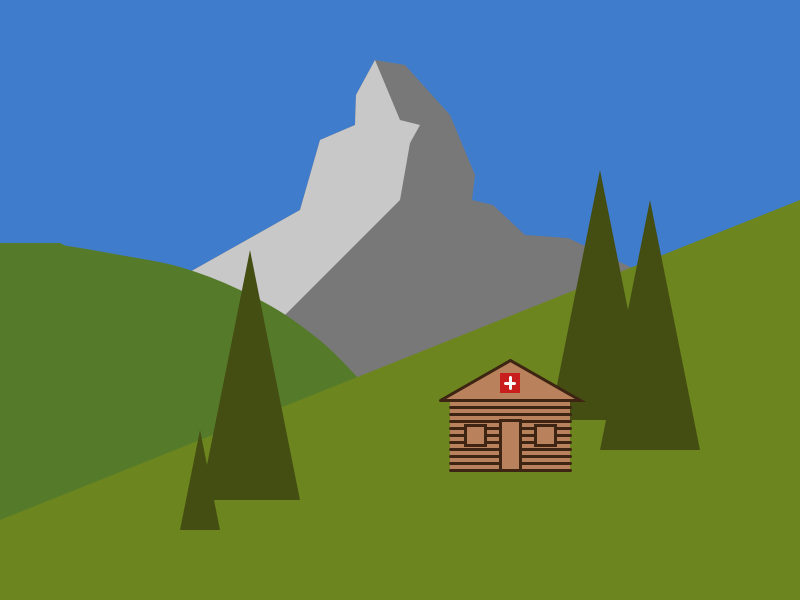
Frame 1 (no input)
Frame 60 (the mouse pressed at the canvas centre just before this capture): identical to frame 1, image omitted
Frame 120 (the mouse held since frame 60 and released just before this capture): identical to frame 1, image omitted

The Processing sketch that drew this single still picture (run headless with seeded random() and noise(); from frame 60 on, the mouse is pressed at the canvas centre):

// Processing sketch: processing_181568
// ── processing_181568.pde

void setup() {
  size(800,600);
}

void draw(){
  background(63,124,204);
  //Materhorn
  noStroke();
  strokeWeight(3);
  fill(120,120,120);
  beginShape();//maternorn outline
  vertex(140,300);
  vertex(300,210);
  vertex(320,140);
  vertex(355,125);
  vertex(356,95);
  vertex(375,60);//tip
  vertex(405,65);
  vertex(450,115);
  vertex(475,175);
  vertex(472,200);
  vertex(493,205);
  vertex(525,235);
  vertex(568,238);
  vertex(680,290);
  vertex(680,500);
  vertex(140,500);
  endShape();
  fill(200,200,200);
  beginShape();//materhorn shadow
  vertex(375,60);
  vertex(400,120);
  vertex(420,125);
  vertex(410,143);
  vertex(400,200);
  vertex(200,400);
  vertex(140,300);
  vertex(300,210);
  vertex(320,140);
  vertex(355,125);
  vertex(356,95);
  endShape();
  fill(85,123,42);
  beginShape();//mid hill
  curveVertex(0,240);
  curveVertex(60,245);
  curveVertex(120,255);
  curveVertex(180,267);
  curveVertex(240,290);
  curveVertex(300,325);
  curveVertex(360,380);
  curveVertex(500,540);
  curveVertex(0,240);
  endShape();
  beginShape();
  vertex(0,243);
  vertex(60,243);
  vertex(400,420);
  vertex(0,600);
  endShape();
  strokeWeight(3);
  fill(108,133,31);
  beginShape();//foreground
  vertex(0,520);
  vertex(0,600);
  vertex(800,600);
  vertex(800,200);
  endShape();
  fill(68,78,18);
  beginShape();
  vertex(200,500);
  vertex(300,500);
  vertex(250,250);
  endShape();
  beginShape();
  vertex(550,420);
  vertex(650,420);
  vertex(600,170);
  endShape();
  beginShape();
  vertex(600,450);
  vertex(700,450);
  vertex(650,200);
  endShape();
  beginShape();
  vertex(180,530);
  vertex(220,530);
  vertex(200,430);
  endShape();
  fill(185,130,92);//House
  rect(450,400,120,70);
  stroke(4);
  stroke(62,37,19);
  beginShape();
  vertex(440,400);
  vertex(580,400);
  vertex(510,360);
  vertex(440,400);
  endShape();
  line(450,407,570,407);
  line(450,414,570,414);
  line(450,421,570,421);
  line(450,428,570,428);
  line(450,435,570,435);
  line(450,442,570,442);
  line(450,449,570,449);
  line(450,456,570,456);
  line(450,463,570,463);
  line(450,470,570,470);
  rect(500,420,20,50);
  rect(465,425,20,20);
  rect(535,425,20,20);
  noStroke();
  fill(200,30,30);
  rect(500,373,20,20);
  stroke(5);
  stroke(254,254,254);
  line(505,383,514,383);
  line(510,377,510,388);
  
  
  
  
  
  
}
